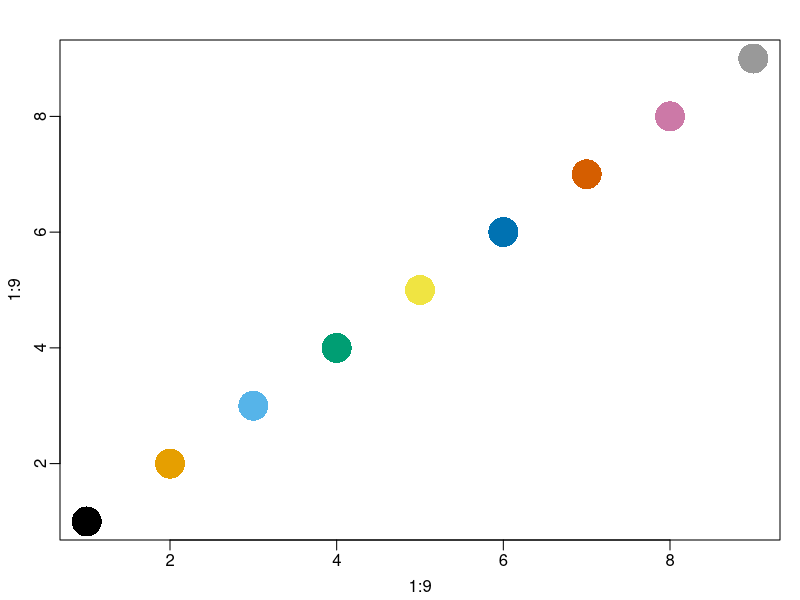

Source code (R):
## ---- chunk 1
#| label: oi-colors
#| fig-width: 5
#| fig-height: 5
#| fig-align: "center"
oi_colors <- 
  palette.colors(palette = "Okabe-Ito")
par(mar = c(3,3,2,1), mgp = c(1.8, 0.5, 0)) #<1>
plot(1:9, 1:9, pch = 16, cex = 4, col = oi_colors) #<2>
